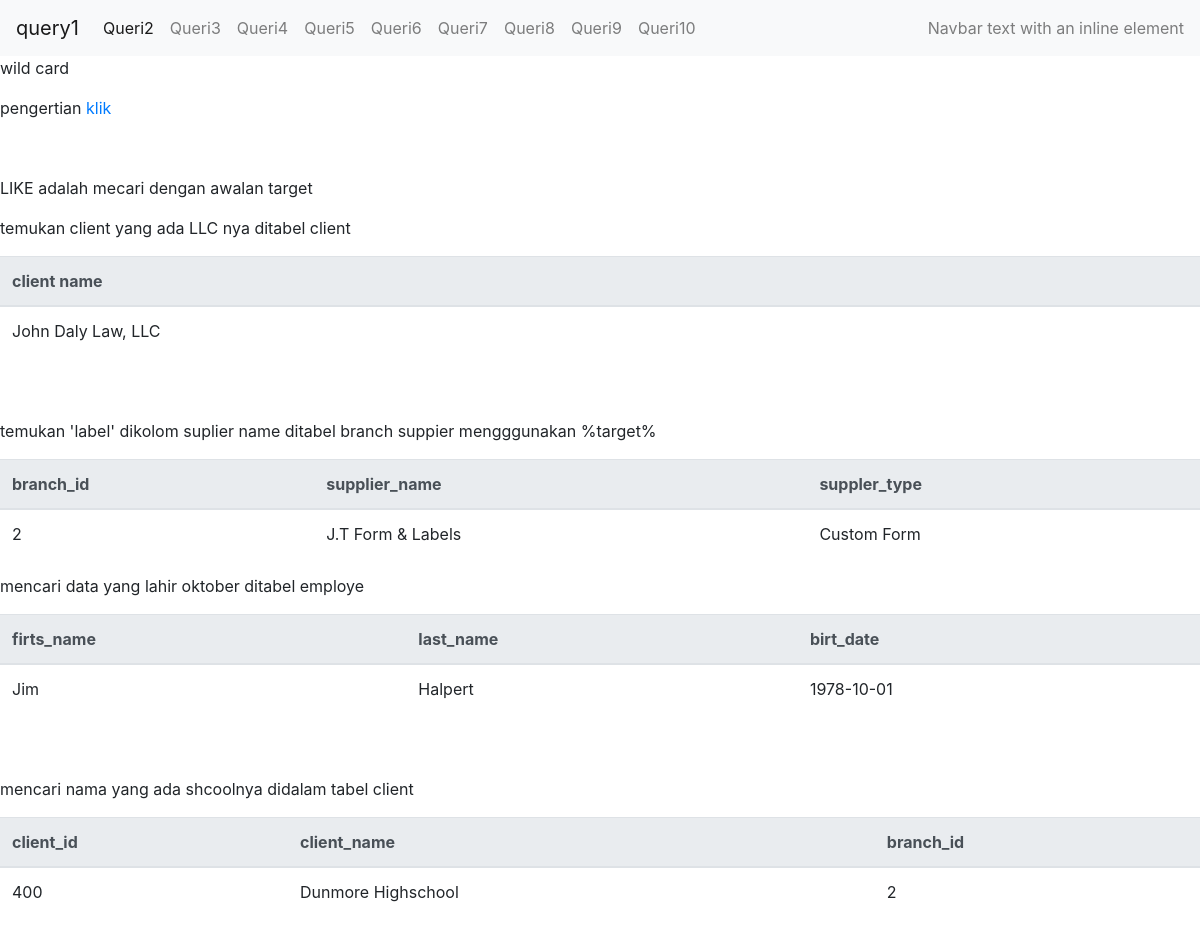
Screenshot of /query3.php with the database file from the repository.
### tables this page shows
CREATE TABLE `client` (
  `client_id` int(11) NOT NULL,
  `client_name` varchar(40) DEFAULT NULL,
  `branch_id` int(11) DEFAULT NULL
);

CREATE TABLE `branch_supplier` (
  `branch_id` int(11) NOT NULL,
  `supplier_name` varchar(40) NOT NULL,
  `supply_type` varchar(40) DEFAULT NULL
);

CREATE TABLE `employee` (
  `emp_id` int(11) NOT NULL,
  `firt_name` varchar(40) DEFAULT NULL,
  `last_name` varchar(40) DEFAULT NULL,
  `birth_day` date DEFAULT NULL,
  `sex` varchar(1) DEFAULT NULL,
  `salary` int(11) DEFAULT NULL,
  `super_id` int(11) DEFAULT NULL,
  `branch_id` int(11) DEFAULT NULL
);

### query3.php (the view, shortened to what this page needs)
<!DOCTYPE html>
<html lang="en">
<head>
</head>
<body>
    <p>wild card</p>
    <p> pengertian <a href="https://www.w3schools.com/sql/sql_wildcards.asp"> klik</a>
        <p>
            <br>
            <p>LIKE adalah mecari dengan awalan target </p>
            <p>temukan client yang ada LLC nya ditabel client</p>
            <table class="table">
                <thead class="thead-light">
                    <tr>
                        <th scope="col">client name </th>
                    </tr>
                </thead>
                <tbody>
                    <?php
                    include 'koneksi.php';
                    $data = mysqli_query($koneksi, "SELECT * FROM client WHERE client_name LIKE '%LLC' ");
                    while ($d = mysqli_fetch_array($data)) {
                    ?>
                        <tr>
                            <td><?php echo $d['client_name']; ?></td>
                        </tr>
                    <?php
                    }
                    ?>
                </tbody>
            </table>
            <br> <br>
            <p>temukan 'label' dikolom suplier name ditabel branch suppier mengggunakan %target%</p>
            <table class="table">
                <thead class="thead-light">
                    <tr>
                        <th scope="col">branch_id </th>
                        <th scope="col">supplier_name </th>
                        <th scope="col">suppler_type </th>
                    </tr>
                </thead>
                <tbody>
                    <?php
                    include 'koneksi.php';
                    $data = mysqli_query($koneksi, "SELECT * FROM branch_supplier WHERE supplier_name LIKE '%label%' ");
                    while ($d = mysqli_fetch_array($data)) {
                    ?>
                        <tr>
                            <td><?php echo $d['branch_id']; ?></td>
                            <td><?php echo $d['supplier_name']; ?></td>
                            <td><?php echo $d['supply_type']; ?></td>
                        </tr>
                    <?php
                    }
                    ?>
                </tbody>
            </table>
            <p>mencari data yang lahir oktober ditabel employe</p>
            <table class="table">
                <thead class="thead-light">
                    <tr>
                        <th scope="col">firts_name </th>
                        <th scope="col">last_name </th>
                        <th scope="col">birt_date </th>
                    </tr>
                </thead>
                <tbody>
                    <?php
                    include 'koneksi.php';
                    $data = mysqli_query($koneksi, "SELECT * FROM employee WHERE birth_day LIKE '____-10%'");
                    while ($d = mysqli_fetch_array($data)) {
                    ?>
                        <tr>
                            <td><?php echo $d['firt_name']; ?></td>
                            <td><?php echo $d['last_name']; ?></td>
                            <td><?php echo $d['birth_day']; ?></td>
                        </tr>
                    <?php
                    }
                    ?>
                </tbody>
            </table>
            <br> <br>
            <p>mencari nama yang ada shcoolnya didalam tabel client</p>
            <table class="table">
                <thead class="thead-light">
                    <tr>
                        <th scope="col">client_id </th>
                        <th scope="col">client_name </th>
                        <th scope="col">branch_id </th>
                    </tr>
                </thead>
                <tbody>
                    <?php
                    include 'koneksi.php';
                    $data = mysqli_query($koneksi, "SELECT * FROM client WHERE client_name LIKE '%school%'");
                    while ($d = mysqli_fetch_array($data)) {
                    ?>
                        <tr>
                            <td><?php echo $d['client_id']; ?></td>
                            <td><?php echo $d['client_name']; ?></td>
                            <td><?php echo $d['branch_id']; ?></td>
                        </tr>
                    <?php
                    }
                    ?>
                </tbody>
            </table>
</body>
</html>

### rows the page displays
client: client_name "John Daly Law, LLC"
branch_supplier: branch "2", supplier_name "J.T Form & Labels", supply_type "Custom Form"
employee: firt_name "Jim", last_name "Halpert", birth_day "1978-10-01"
client: client_id "400", client_name "Dunmore Highschool", branch "2"
